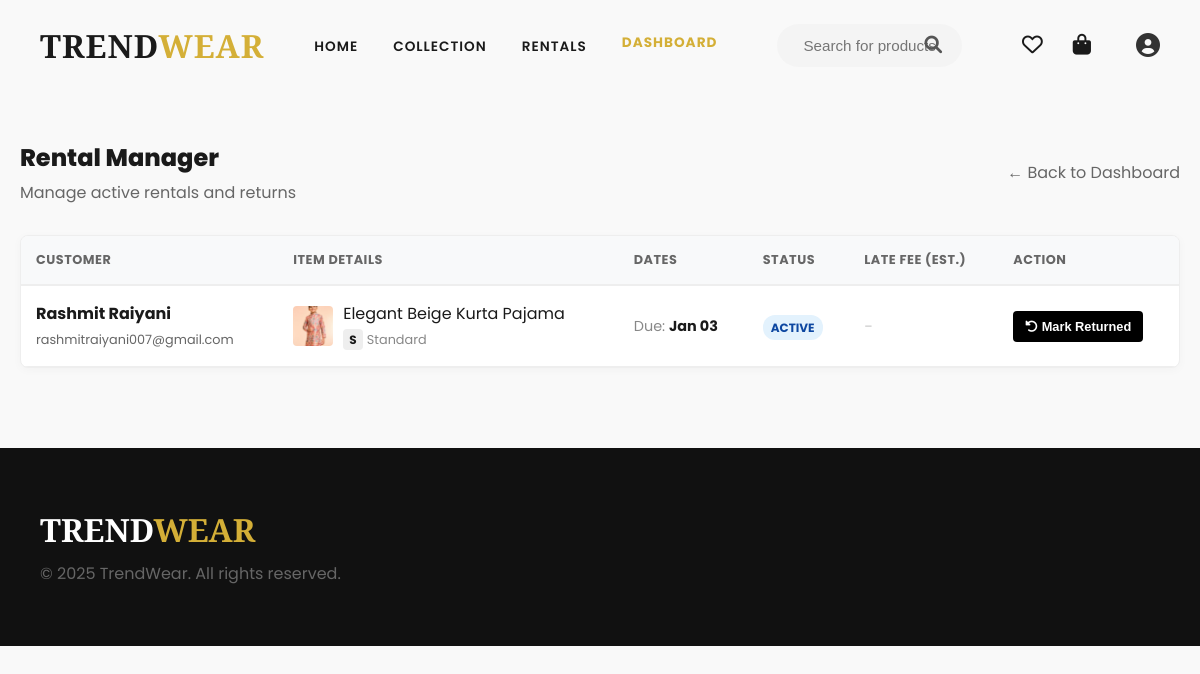
/dashboard/rentals/ (signed in), run on the app's committed database.
### shop/models.py (models this page shows, shortened)
class RentBooking(models.Model):
    STATUS_PENDING = 'Pending'
    STATUS_APPROVED = 'Approved'
    STATUS_SHIPPED = 'Shipped'
    STATUS_ACTIVE = 'Active'
    STATUS_RETURNED = 'Returned'
    STATUS_OVERDUE = 'Overdue'
    STATUS_CANCELLED = 'Cancelled'
    STATUS_CHOICES = (
        (STATUS_PENDING, 'Pending Approval'),
        (STATUS_APPROVED, 'Approved'),
        (STATUS_SHIPPED, 'Shipped / On Way'),
        (STATUS_ACTIVE, 'Active / With Customer'),
        (STATUS_RETURNED, 'Returned'),
        (STATUS_OVERDUE, 'Overdue'),
        (STATUS_CANCELLED, 'Cancelled'),
    )
    parent_order = models.ForeignKey(
        'Order',
        on_delete=models.CASCADE,
        related_name='rent_items',
        null=True,
        blank=True
    )
    user = models.ForeignKey(settings.AUTH_USER_MODEL, on_delete=models.CASCADE)
    variant = models.ForeignKey('ProductVariant', on_delete=models.CASCADE)
    start_date = models.DateField()
    end_date = models.DateField()
    quantity = models.PositiveIntegerField(default=1)
    total_price = models.DecimalField(max_digits=10, decimal_places=2, default=0.00)
    status = models.CharField(max_length=20, choices=STATUS_CHOICES, default=STATUS_PENDING)
    order_date = models.DateTimeField(auto_now_add=True)
    returned_at = models.DateTimeField(null=True, blank=True)
    late_fee = models.DecimalField(max_digits=10, decimal_places=2, default=0.00)
    def __init__(self, *args, **kwargs):
        super().__init__(*args, **kwargs)
        self.__original_status = self.status
    @property
    def calculate_pending_late_fee(self):
        if self.status == self.STATUS_RETURNED:
            return self.late_fee
        today = timezone.now().date()
        if today > self.end_date:
            overdue_days = (today - self.end_date).days
            daily_rent = self.variant.rent_price_per_day if self.variant.rent_price_per_day else 0
            return overdue_days * daily_rent
        return 0.00

class CustomUser(AbstractUser):
    phone_number = models.CharField(max_length=10, blank=True, null=True)
    role = models.CharField(max_length=20, default='customer')

class ProductVariant(models.Model):
    product = models.ForeignKey(Product, related_name='variants', on_delete=models.CASCADE)
    size = models.CharField(max_length=10)
    color = models.CharField(max_length=20, default='Standard')
    stock_quantity = models.PositiveIntegerField(default=0)
    sale_price = models.DecimalField(max_digits=10, decimal_places=2, null=True, blank=True)
    rent_price_per_day = models.DecimalField(max_digits=10, decimal_places=2, null=True, blank=True)

class Product(models.Model):
    CATEGORY_CHOICES = (
        ('Men', 'Men'),
        ('Women', 'Women'),
        ('Kids', 'Kids'),
    )
    name = models.CharField(max_length=200)
    description = models.TextField(blank=True, null=True)
    thumbnail = models.ImageField(upload_to='product_thumbnails/', blank=True, null=True)
    category = models.CharField(max_length=20, choices=CATEGORY_CHOICES, default='Men')
    sub_category = models.CharField(max_length=50, blank=True, null=True)
    is_rentable = models.BooleanField(default=False, verbose_name="Available for Rent")
    created_at = models.DateTimeField(auto_now_add=True)
    updated_at = models.DateTimeField(auto_now=True)

### shop/views.py (the view)
# urls.py: path('dashboard/rentals/', views.admin_rentals, name='admin_rentals'),
@login_required
@user_passes_test(lambda u: u.is_superuser)
def admin_rentals(request):
    active_rentals = RentBooking.objects.filter(
        status__in=['Active', 'Overdue', 'Out for Delivery']
    ).select_related('user', 'variant__product').order_by('-start_date')
    context = {
        'rentals': active_rentals, # Matches {% for rental in rentals %} in HTML
    }
    return render(request, 'admin_rentals.html', context)

### templates/admin_rentals.html (shortened to what this page needs)
{% extends 'base.html' %}
{% block content %}
<div class="container" style="max-width: 1200px; margin: 40px auto; padding: 0 20px;">
    <div style="display: flex; justify-content: space-between; align-items: center; margin-bottom: 30px;">
        <div>
            <h2 style="font-weight: 800; margin: 0;">Rental Manager</h2>
            <p style="color: #666; margin-top: 5px;">Manage active rentals and returns</p>
        </div>
        <a href="{% url 'admin_dashboard' %}" style="color: #666; text-decoration: none;">&larr; Back to Dashboard</a>
    </div>
    <div class="rental-card">
        <table>
            <thead>
                <tr>
                    <th>Customer</th>
                    <th>Item Details</th>
                    <th>Dates</th>
                    <th>Status</th>
                    <th>Late Fee (Est.)</th>
                    <th>Action</th>
                </tr>
            </thead>
            <tbody>
                {% for rental in rentals %}
                <tr class="{% if rental.status == 'Overdue' %}row-overdue{% endif %}">
                    <td>
                        <strong>{{ rental.user.first_name }} {{ rental.user.last_name }}</strong><br>
                        <span style="font-size:0.8rem; color:#666;">{{ rental.user.email }}</span>
                    </td>
                    <td>
                        <div style="display: flex; gap: 10px; align-items: center;">
                            {% if rental.variant.product.thumbnail %}
                                <img src="{{ rental.variant.product.thumbnail.url }}" style="width: 40px; height: 40px; border-radius: 4px; object-fit: cover;">
                            {% endif %}
                            <div>
                                {{ rental.variant.product.name }}<br>
                                <span class="badge">{{ rental.variant.size }}</span>
                                <span style="font-size: 0.8rem; color: #888;">{{ rental.variant.color }}</span>
                            </div>
                        </div>
                    </td>
                    <td>
                        <div style="font-size: 0.9rem;">
                            <span style="color: #888;">Due:</span> <strong>{{ rental.end_date|date:"M d" }}</strong>
                        </div>
                    </td>
                    <td>
                        {% if rental.status == 'Overdue' %}
                            <span class="status-badge overdue">Overdue</span>
                        {% elif rental.status == 'Shipped' %}
                            <span class="status-badge shipped">Shipped</span>
                        {% else %}
                            <span class="status-badge active">{{ rental.status }}</span>
                        {% endif %}
                    </td>
                    <td>
                        {% if rental.calculate_pending_late_fee > 0 %}
                            <strong style="color: #dc3545;">${{ rental.calculate_pending_late_fee }}</strong>
                        {% else %}
                            <span style="color: #ccc;">-</span>
                        {% endif %}
                    </td>
                    <td>
                        <form action="{% url 'process_return' rental.id %}" method="POST" onsubmit="return confirm('Confirm Return? Stock will be replenished.')">
                            <button type="submit" class="btn-return">
                                <i class="fas fa-undo-alt"></i> Mark Returned
                            </button>
                        </form>
                    </td>
                </tr>
                {% endfor %}
            </tbody>
        </table>
    </div>
</div>
{% endblock %}

### templates/base.html (style rules this page uses)
:root { --primary-color: #0f5132; --accent-color: #d4af37; --text-dark: #1a1a1a; --bg-light: #f9f9f9; --white: #ffffff; --font-heading: 'Playfair Display', serif; --font-body: 'Poppins', sans-serif; }
* { margin: 0; padding: 0; box-sizing: border-box; }
body { background-color: var(--bg-light); color: var(--text-dark); font-family: var(--font-body); overflow-x: hidden; padding-top: 100px; }
a { text-decoration: none; color: inherit; transition: 0.3s; }

### templates/admin_rentals.html (style rules this page uses)
.rental-card { background: #fff; border-radius: 8px; border: 1px solid #eee; overflow: hidden; box-shadow: 0 2px 10px rgba(0,0,0,0.03); }
table { width: 100%; border-collapse: collapse; }
th { text-align: left; padding: 15px; background: #f8f9fa; color: #666; font-size: 0.8rem; text-transform: uppercase; letter-spacing: 0.5px; border-bottom: 2px solid #eee; }
td { padding: 15px; border-bottom: 1px solid #eee; vertical-align: middle; }
.badge { background: #eee; padding: 2px 6px; border-radius: 4px; font-size: 0.75rem; font-weight: bold; }
.status-badge { padding: 4px 8px; border-radius: 12px; font-size: 0.75rem; font-weight: bold; text-transform: uppercase; }
.status-badge.active { background: #e3f2fd; color: #0d47a1; }
.btn-return { background: #000; color: #fff; border: none; padding: 8px 12px; border-radius: 4px; cursor: pointer; font-size: 0.8rem; font-weight: 600; transition: 0.2s; }

### data on the page
RentBooking: user.first_name "Rashmit", user.last_name "Raiyani", user.email "rashmitraiyani007@gmail.com", variant.product.thumbnail (picture), variant.product.name "Elegant Beige Kurta Pajama", variant.size "S", variant.color "Standard", end_date "Jan 03", status "ACTIVE"
